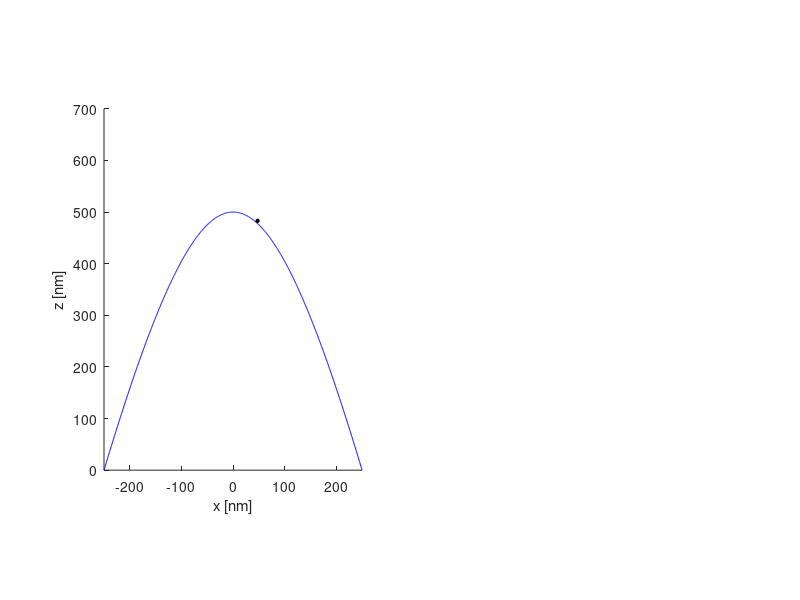

Reproduce this figure in MATLAB. (Note: this script raises an error after producing the figure.)
% Kristinn Torfason
% 24.04.2015
% Sphere approximation of image charge effect V3
% One sphere at location nearest to the charge
%
% Here we find the point on the tip closest to the electron. There we
% calculate the radius of curvature of the tip. We then create a sphere
% with that radius, that passes through this point and is orthogonal to a
% line from the electron to the point on that tip. This sphere is then
% use to calculate the image charge partner. See chapter 2.2 in Jackson.

close all
clear all

q = +1.602176565E-19; % Electron charge
epsilon_0 = 8.854187817E-12; % \epsilon_0

% r_tip = 2E-9;
% eta_1 = -0.9;
% eta_2 = 0.0;
% theta = acos(eta_1);
% a = abs(r_tip/(sin(theta)*tan(theta)));
% max_xi = 3.0;

%Base radius
R = 250.0E-9; % [nm]
%R = 250;
h = 500E-9; % [nm]
d = 1000.0E-9; % [nm]
d_plane = d + h;

max_xi = h/d + 1;
a = sqrt(d^2*R^2/(h^2+2*d*h) + d^2);
eta_1 = - d / a;
theta = acos(eta_1);
shift_z = abs(a*eta_1*max_xi);

disp('a')
disp(a/1.0E-9)

% Tip
max_x = a*sqrt(max_xi^2-1)*sqrt(1-eta_1^2)*1;
x_tip = linspace(-max_x, max_x, 1000);
%x_tip = 2.5719e-09;
%x = 0.0;
%y_tip = 0.0;

xi = sqrt(x_tip.^2/(a^2*(1-eta_1^2)*1) + 1);
z_tip = a .* xi .* eta_1;


% Particle 1
xi_a1 = 1.020;
%eta_a1 = (1450E-9 - shift_z)/a;
eta_a1 = -0.9730;
phi_a1 = 0.0;

x_a1 = a * sqrt(xi_a1^2 - 1) * sqrt(1 - eta_a1^2) * cos(phi_a1);
y_a1 = a * sqrt(xi_a1^2 - 1) * sqrt(1 - eta_a1^2) * sin(phi_a1);
z_a1 = a * xi_a1 * eta_a1;

disp('Particle x [nm]')
disp(x_a1/1.0E-9)
disp('Particle y [nm]')
disp(y_a1/1.0E-9)
disp('Particle z [nm]')
disp((z_a1+shift_z)/1.0E-9)


subplot(1, 2, 1);
%figure(1);
hold on
axis equal
plot(x_tip/1E-9, (z_tip+shift_z)/1E-9, 'b-');

plot(x_a1/1E-9, (z_a1+shift_z)/1E-9, 'ok', 'MarkerFaceColor', 'k', 'MarkerSize', 2.5);
%plot(x_a2/1E-9, (z_a2+shift_z)/1E-9, '+k', 'MarkerFaceColor', 'k', 'MarkerSize', 2.5);
axis([-250, 250, 0, 700])
xlabel('x [nm]')
ylabel('z [nm]')


max_x = a*sqrt(max_xi^2-1)*sqrt(1-eta_1^2)*1;
%x_tip = linspace(-max_x, max_x, 1000);
x_tip_1 = linspace(-max_x, 0.0, 500);
x_tip_2 = linspace(0.0, max_x, 500);
x_tip = [x_tip_1, x_tip_2];

%x_tip = 2.5719e-09;
y_tip = 0.0;

xi = sqrt(x_tip.^2/(a^2*(1-eta_1^2)*1) + 1);
z_tip = a .* xi .* eta_1;


[x_0, y_0, z_0] = Find_closest_point(x_a1, y_a1, z_a1, eta_1, a);

% Particle distance from tip
p_d = sqrt((x_0 - x_a1)^2 + (y_0 - y_a1)^2 + (z_0 - z_a1)^2);
disp('Particle distance from tip [nm]')
disp(p_d / 1.0E-9)

xi_0 = abs(z_0/(a*eta_1));
R_sphere = abs(a/eta_1 * ( (xi_0^2 - eta_1^2).^(3/2) ) / (sqrt(1 - eta_1^2)));

n(1) = eta_1/sqrt(1-eta_1^2)*x_0/sqrt(x_0^2 + y_0^2 + a^2*(1-eta_1^2));
n(2) = eta_1/sqrt(1-eta_1^2)*y_0/sqrt(x_0^2 + y_0^2 + a^2*(1-eta_1^2));
n(3) = -1;

n = n/norm(n);

x_c = n(1).*R_sphere + x_0;
y_c = n(2).*R_sphere + y_0;
z_c = n(3).*R_sphere + z_0;


a_b = sqrt((x_a1 - x_c).^2 + (y_a1 - y_c).^2 + (z_a1 - z_c).^2);
b = 1.0*R_sphere^2/a_b;

x_b = -n(1)*b + x_c;
y_b = -n(2)*b + y_c;
z_b = -n(3)*b + z_c;

% Draw sphere
t = linspace(0, 2*pi, 100);
x_sp = x_c + 1*R_sphere*cos(t);
z_sp = z_c + 1*R_sphere*sin(t);

plot(x_sp/1E-9, (z_sp+shift_z)/1E-9, 'r--');
plot(x_b/1E-9, (z_b+shift_z)/1E-9, 'ok', 'MarkerFaceColor', 'k', 'MarkerSize', 2.5);
%

tmp_dis_a = ( (x_tip - x_a1).^2 + (y_tip - y_a1).^2 + (z_tip - z_a1).^2 );
tmp_dis_b = ( (x_tip - x_b).^2 + (y_tip - y_b).^2 + (z_tip - z_b).^2 );

E_x1 = q/(4*pi*epsilon_0) * (x_a1 - x_tip)./sqrt(tmp_dis_a).^(3);
E_x2 = q/(4*pi*epsilon_0) * (R_sphere.*(x_b - x_tip))./(a_b.*sqrt(tmp_dis_b).^(3));
E_x = E_x1 - E_x2;

E_y1 = q/(4*pi*epsilon_0) * (y_a1 - y_tip)./sqrt(tmp_dis_a).^(3);
E_y2 = q/(4*pi*epsilon_0) * (R_sphere.*(y_b - y_tip))./(a_b.*sqrt(tmp_dis_b).^(3));
E_y = E_y1 - E_y2;

E_z1 = q/(4*pi*epsilon_0) * (z_a1 - z_tip)./sqrt(tmp_dis_a).^(3);
E_z2 = q/(4*pi*epsilon_0) * (R_sphere.*(z_b - z_tip))./(a_b.*sqrt(tmp_dis_b).^(3));
E_z = E_z1 - E_z2;

[Ex_vac, Ey_vac, Ez_vac] = Tip_Field(x_tip, y_tip, z_tip, eta_1, a);

E_x = E_x + Ex_vac;
E_y = E_y + Ey_vac;
E_z = E_z + Ez_vac;

E_new = sqrt(E_x.^2 + E_y.^2 + E_z.^2);
E_vac = sqrt(Ex_vac.^2 + Ey_vac.^2  + Ez_vac.^2);

subplot(1, 2, 2);
%figure(2);
%hold on
%axis equal
plot(x_tip/1E-9, E_new, '-b', x_tip/1E-9, E_vac, '--c');
xlim([-250 250])
xlabel('x [nm]')
ylabel('E [V/m]')

x_s = x_tip/1E-9;
sigma_s = E_new*epsilon_0/1E-6;
%save('data_sphere_z-1475-xi-1_0.mat', 'x_s', 'sigma_s', '-v7')